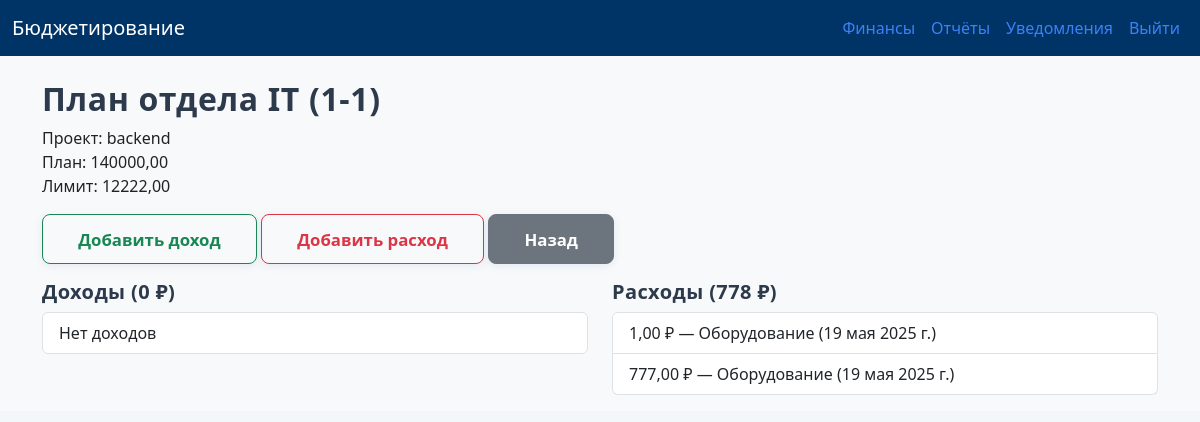
The app's page /finance/1/ (signed in) with its own data.
### finance/models.py (models this page shows, shortened)
class BudgetPlan(models.Model):
    department = models.CharField(max_length=100, verbose_name='Отдел')
    project = models.CharField(max_length=100, blank=True, null=True, verbose_name='Проект')
    year = models.PositiveIntegerField()
    month = models.PositiveIntegerField()
    amount = models.DecimalField(max_digits=16, decimal_places=2, verbose_name='Плановая сумма')
    created_by = models.ForeignKey(User, on_delete=models.CASCADE)
    created_at = models.DateTimeField(auto_now_add=True)
    limit = models.DecimalField(max_digits=16, decimal_places=2, verbose_name='Лимит', default=0)

class Expense(models.Model):
    plan = models.ForeignKey(BudgetPlan, on_delete=models.CASCADE, related_name='expenses')
    category = models.ForeignKey(Category, on_delete=models.SET_NULL, null=True, limit_choices_to={'is_income': False})
    source = models.ForeignKey(Source, on_delete=models.SET_NULL, null=True, blank=True)
    amount = models.DecimalField(max_digits=16, decimal_places=2)
    date = models.DateField()
    description = models.TextField(blank=True)
    created_by = models.ForeignKey(User, on_delete=models.CASCADE)
    created_at = models.DateTimeField(auto_now_add=True)

class Category(models.Model):
    name = models.CharField(max_length=100, verbose_name='Категория')
    is_income = models.BooleanField(default=False, verbose_name='Доходная категория')
    def __str__(self):
        return self.name

### finance/views.py (the view)
# urls.py: path('finance/<int:pk>/', views.budget_detail, name='budget_detail'),
@login_required
def budget_detail(request, pk):
    budget = get_object_or_404(BudgetPlan, pk=pk)
    incomes = Income.objects.filter(plan=budget)
    expenses = Expense.objects.filter(plan=budget)
    income_sum = incomes.aggregate(Sum('amount'))['amount__sum'] or 0
    expense_sum = expenses.aggregate(Sum('amount'))['amount__sum'] or 0
    return render(request, 'finance/budget_detail.html', {
        'budget': budget,
        'incomes': incomes,
        'expenses': expenses,
        'income_sum': income_sum,
        'expense_sum': expense_sum,
    })

### templates/finance/budget_detail.html
{% extends 'base.html' %}
{% block content %}
<h2>План отдела {{ budget.department }} ({{ budget.year }}-{{ budget.month }})</h2>
<p>Проект: {{ budget.project }}<br>План: {{ budget.amount }}<br>Лимит: {{ budget.limit }}</p>
<div class="mb-3">
  <a href="{% url 'income_create' budget.pk %}" class="btn btn-outline-success btn-sm">Добавить доход</a>
  <a href="{% url 'expense_create' budget.pk %}" class="btn btn-outline-danger btn-sm">Добавить расход</a>
  <a href="{% url 'budget_list' %}" class="btn btn-secondary btn-sm">Назад</a>
</div>
<div class="row">
  <div class="col-md-6">
    <h5>Доходы ({{ income_sum }} ₽)</h5>
    <ul class="list-group mb-3">
      {% for i in incomes %}
        <li class="list-group-item">{{ i.amount }} ₽ — {{ i.category }} ({{ i.date }})</li>
      {% empty %}
        <li class="list-group-item">Нет доходов</li>
      {% endfor %}
    </ul>
  </div>
  <div class="col-md-6">
    <h5>Расходы ({{ expense_sum }} ₽)</h5>
    <ul class="list-group mb-3">
      {% for e in expenses %}
        <li class="list-group-item">{{ e.amount }} ₽ — {{ e.category }} ({{ e.date }})</li>
      {% empty %}
        <li class="list-group-item">Нет расходов</li>
      {% endfor %}
    </ul>
  </div>
</div>
{% endblock %}

### static/css/styles.css (style rules this page uses)
body, html { font-family: 'Segoe UI', 'Roboto', 'Arial', sans-serif; background: #f4f7fa; color: #222; }
h2, h1, h3, h4, h5, h6 { font-weight: 700; color: #2d3a4b; letter-spacing: 0.02em; }
button, .btn { border-radius: 8px !important; font-weight: 600; font-size: 1.05rem; padding: 0.7rem 2.2rem; box-shadow: 0 2px 8px rgba(80, 120, 180, 0.12); transition: background 0.2s, box-shadow 0.2s, transform 0.1s; }
::placeholder { color: #b0b8c1; opacity: 1; }
a, .nav-link { color: #3b82f6; transition: color 0.18s; }

### records on screen
BudgetPlan: department "IT", year "1", month "1", project "backend", amount "140000,00", limit "12222,00"
Expense: amount "1,00", category "Оборудование", date "19 мая 2025 г."
Expense: amount "777,00", category "Оборудование", date "19 мая 2025 г."

### other values on screen
{{ income_sum }} "0"
{{ expense_sum }} "778"
